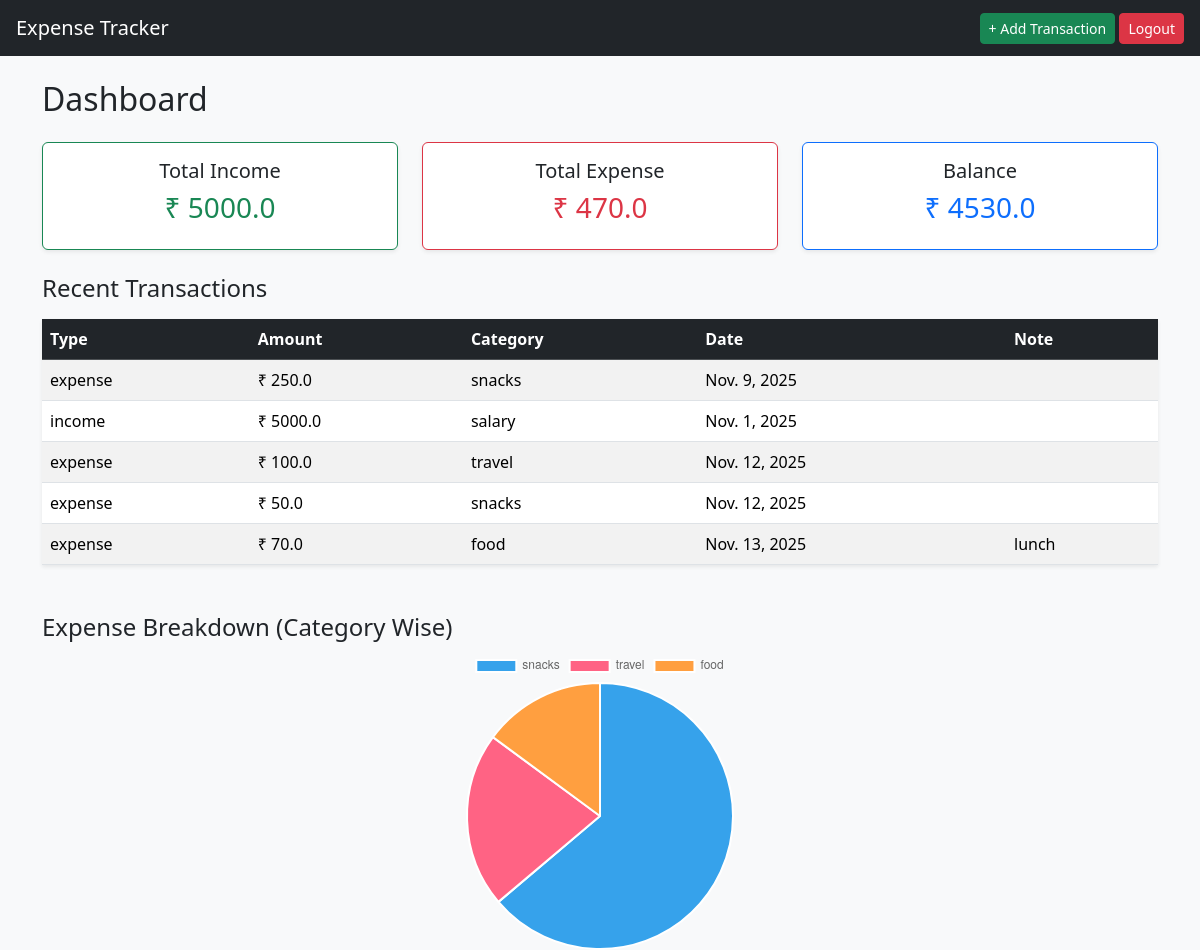
The page /dashboard/ (signed in) on the database its author committed.
### tracker/models.py (models this page shows)
class Transaction(models.Model):
    user = models.ForeignKey(User, on_delete=models.CASCADE)
    amount = models.FloatField()
    category = models.CharField(max_length=50)
    date = models.DateField()
    type = models.CharField(max_length=10)
    note = models.TextField(blank=True)

### tracker/views.py (the view)
# urls.py: path('dashboard/', views.dashboard, name='dashboard'),
def dashboard(request):
    transactions = Transaction.objects.filter(user=request.user)
    income = sum(t.amount for t in transactions if t.type == "income")
    expense = sum(t.amount for t in transactions if t.type == "expense")
    balance = income - expense
    category_data = {}
    for t in transactions:
        if t.type == "expense":
            category_data[t.category] = category_data.get(t.category, 0) + t.amount
    labels = list(category_data.keys())
    data = list(category_data.values())
    return render(request, 'tracker/dashboard.html', {
        'transactions': transactions,
        'income': income,
        'expense': expense,
        'balance': balance,
        'labels': labels,
        'data': data
    })

### tracker/templates/tracker/dashboard.html (shortened to what this page needs)
{% extends 'tracker/base.html' %}
{% block content %}
<h2 class="mb-4">Dashboard</h2>
<div class="row text-center mb-4">
  <div class="col-md-4">
    <div class="card shadow-sm p-3 border-success">
      <h5>Total Income</h5>
      <h3 class="text-success">₹ {{ income }}</h3>
    </div>
  </div>
  <div class="col-md-4">
    <div class="card shadow-sm p-3 border-danger">
      <h5>Total Expense</h5>
      <h3 class="text-danger">₹ {{ expense }}</h3>
    </div>
  </div>
  <div class="col-md-4">
    <div class="card shadow-sm p-3 border-primary">
      <h5>Balance</h5>
      <h3 class="text-primary">₹ {{ balance }}</h3>
    </div>
  </div>
</div>
<h4 class="mb-3">Recent Transactions</h4>
<table class="table table-striped shadow-sm bg-white">
  <thead class="table-dark">
    <tr>
      <th>Type</th>
      <th>Amount</th>
      <th>Category</th>
      <th>Date</th>
      <th>Note</th>
    </tr>
  </thead>
  <tbody>
    {% for t in transactions %}
    <tr>
      <td>{{ t.type }}</td>
      <td>₹ {{ t.amount }}</td>
      <td>{{ t.category }}</td>
      <td>{{ t.date }}</td>
      <td>{{ t.note }}</td>
    </tr>
    {% endfor %}
  </tbody>
</table>
<h4 class="mt-5">Expense Breakdown (Category Wise)</h4>
<div style="width: 300px; margin: auto;">
  <canvas id="expenseChart"></canvas>
</div>
<script>
    const labels = {{ labels|safe }};
    const data = {{ data|safe }};
    new Chart(document.getElementById('expenseChart'), {
        type: 'pie',
        data: {
            labels: labels,
            datasets: [{
                data: data
            }]
        }
    });
</script>
{% endblock %}

### tracker/templates/tracker/base.html (shortened to what this page needs)
<!DOCTYPE html>
<html lang="en">
<head>
  <link href="https://cdn.jsdelivr.net/npm/bootstrap@5.3.1/dist/css/bootstrap.min.css" rel="stylesheet">
</head>
<body class="bg-light">
<nav class="navbar navbar-dark bg-dark px-3">
  <a class="navbar-brand" href="/dashboard/">Expense Tracker</a>
  <div>
    <a href="/add/" class="btn btn-success btn-sm">+ Add Transaction</a>
    <a href="/logout/" class="btn btn-danger btn-sm">Logout</a>
  </div>
</nav>
<div class="container mt-4">
  {% block content %}{% endblock %}
</div>
</body>
</html>

### rows shown on the page
Transaction: type "expense", amount "250.0", category "snacks", date "Nov. 9, 2025"
Transaction: type "income", amount "5000.0", category "salary", date "Nov. 1, 2025"
Transaction: type "expense", amount "100.0", category "travel", date "Nov. 12, 2025"
Transaction: type "expense", amount "50.0", category "snacks", date "Nov. 12, 2025"
Transaction: type "expense", amount "70.0", category "food", date "Nov. 13, 2025", note "lunch"

### other values the page prints
{{ income }} "5000.0"
{{ expense }} "470.0"
{{ balance }} "4530.0"
chart data {{ labels|safe }} ['snacks', 'travel', 'food']
chart data {{ data|safe }} [300.0, 100.0, 70.0]
